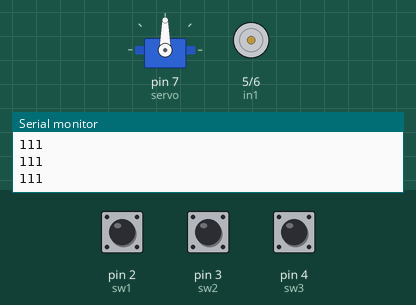
Recording of a sketch running on a simulated Arduino Uno, built with avr-gcc and run on an emulated ATmega328P. Parts: servo, motor-driver pin pairs drawn as motors (green arrow = first pin HIGH = forward, orange = second pin HIGH = backward, longer = more drive), the last lines printed to the serial monitor. The test bench sets the inputs (shaded band); at power-on: pin 2 (sw1) HIGH, pin 3 (sw2) HIGH, pin 4 (sw3) HIGH.

Above: at 1.2 s.
1.3 s: pin 2 (sw1) pulled LOW for 0.15 s
At 1.9 s:
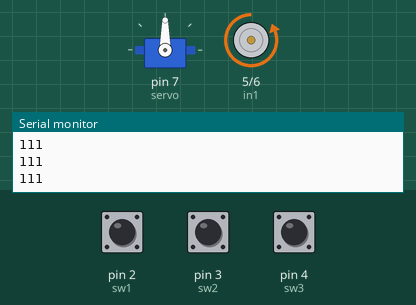
4.4 s: pin 3 (sw2) pulled LOW for 3.2 s
At 5.4 s:
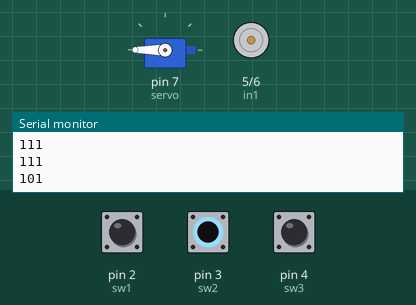
9.1 s: pin 2 (sw1) pulled LOW for 1 s
At 12.3 s:
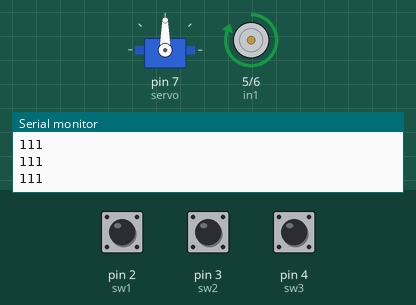
13.1 s: pin 2 (sw1) pulled LOW for 3.2 s
At 17.1 s:
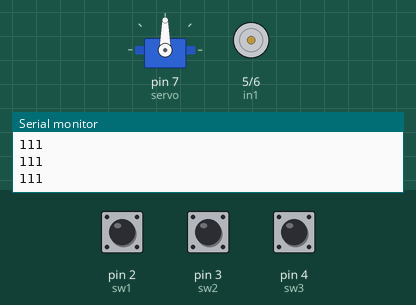
Timing chart, 0 to 18.6 s (numbered marks = the images above; inputs shaded):
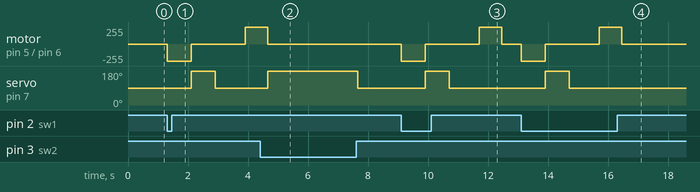

Measured:
- after the input at 1.3 s, motor on pin 5 (in1) / pin 6 (in2): stopped → backward 255/255 at once, → stopped 0.80 s later, → forward 255/255 1.8 s later; servo on pin 7 (servo): 90° → 180° after 0.80 s, → 90° 0.80 s later
- after the input at 4.4 s, servo on pin 7 (servo): 90° → 180° after 0.25 s, → 90° 3.0 s later
- after the input at 9.1 s, motor on pin 5 (in1) / pin 6 (in2): stopped → backward 255/255 at once, → stopped 0.80 s later, → forward 255/255 1.8 s later, → stopped 0.75 s later; servo on pin 7 (servo): 90° → 180° after 0.80 s, → 90° 0.80 s later
- after the input at 13.1 s, motor on pin 5 (in1) / pin 6 (in2): stopped → backward 255/255 at once, → stopped 0.80 s later, → forward 255/255 1.8 s later, → stopped 0.75 s later; servo on pin 7 (servo): 90° → 180° after 0.80 s, → 90° 0.80 s later

The sketch:

rail.ino
```cpp
int sw1 = 2;
int sw2 = 3;
int sw3 = 4;
#include<Servo.h> //Servo 라이브러리를 추가
Servo servo;      //Servo 클래스로 servo객체 생성
//====================================DC
int in1 = 5;  //in1 7번 포트로 제어 (OUT1)
int in2 = 6;  //in2 5번 포트로 제어

void setup() {
  pinMode(sw1, INPUT_PULLUP);
  pinMode(sw2, INPUT_PULLUP);
  pinMode(sw3, INPUT_PULLUP);
  servo.attach(7);     //맴버함수인
  servo.write(90);// 90이 쓰레기동 닫힌 상태 180이 쓰레기통 열린 상태(예상)
  //=====================================DC
  pinMode(in1, OUTPUT);
  pinMode(in2, OUTPUT);
  Serial.begin(9600);

}

void loop() {
  Serial.print(digitalRead(sw1));
  Serial.print(digitalRead(sw2));
  Serial.println(digitalRead(sw3));

  if(digitalRead(sw3) == LOW){ //1스위치가 눌리면
    digitalWrite(in1, HIGH);
    digitalWrite(in2, LOW);
    delay(800);
    digitalWrite(in1, LOW);
    digitalWrite(in2, LOW);
    servo.write(180);
    delay(800);
    servo.write(90);
    delay(1000);
    digitalWrite(in1, LOW);
    digitalWrite(in2, HIGH);
    delay(750);
    digitalWrite(in1, LOW);
    digitalWrite(in2, LOW);
  }


  if(digitalRead(sw1) == LOW){ //2스위치가 눌리면
    digitalWrite(in1, LOW);
    digitalWrite(in2, HIGH);
    delay(800);
    digitalWrite(in1, LOW);
    digitalWrite(in2, LOW);
    servo.write(180);
    delay(800);
    servo.write(90);
    delay(1000);
    digitalWrite(in1, HIGH);
    digitalWrite(in2, LOW);
    delay(750);
    digitalWrite(in1, LOW);
    digitalWrite(in2, LOW);
  }

  else if(digitalRead(sw2) == LOW){ //3스위치가 눌리면
    servo.write(180);
    delay(1000);
    servo.write(90);
  }else{
    servo.write(90);
    digitalWrite(in1, LOW);
    digitalWrite(in2, LOW);
  }
}
```
